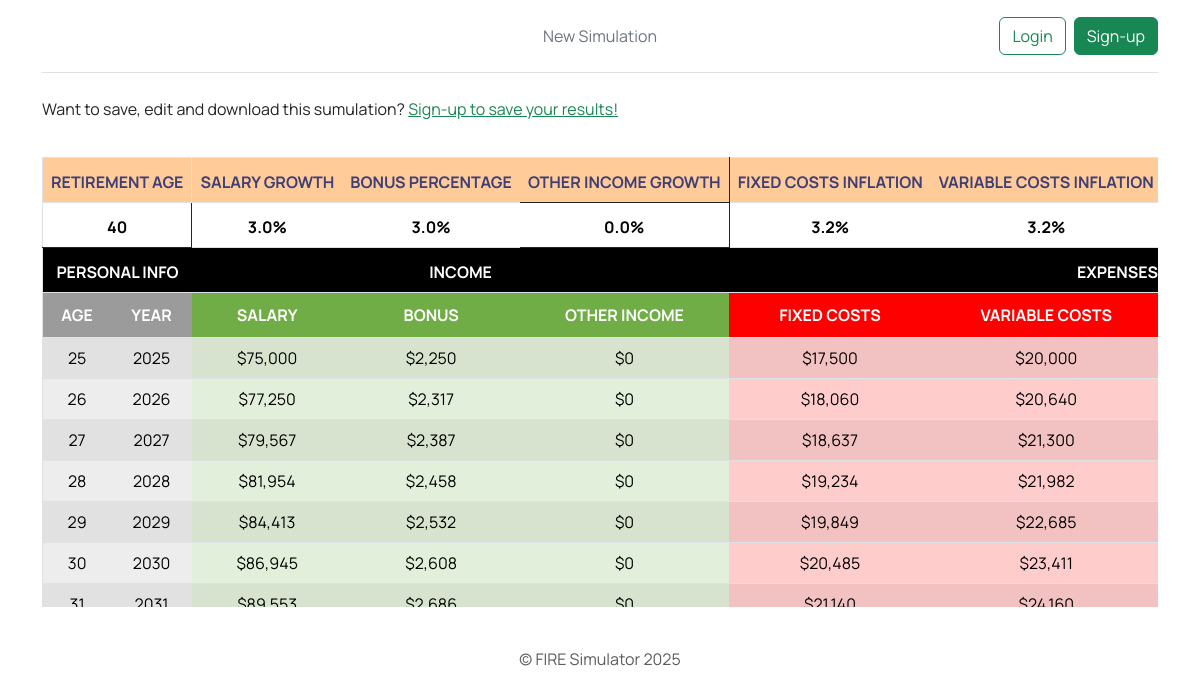
/firesimulation/9ba987162a5f45958fd938b627173606, run on the app's committed database.
### FIRE/models.py (models this page shows)
class Simulation(models.Model):
    id = models.UUIDField(primary_key=True, default=uuid.uuid4, editable=False)
    name = models.CharField(max_length=50)
    current_age = models.PositiveSmallIntegerField()
    estimated_retirement_age = models.PositiveSmallIntegerField()
    current_yearly_salary = models.PositiveBigIntegerField()
    estimated_salary_raise = models.FloatField()
    estimated_bonus = models.FloatField()
    current_yearly_other_income = models.PositiveSmallIntegerField()
    estimated_other_income_increase = models.FloatField()
    current_yearly_fixed_costs = models.PositiveBigIntegerField()
    estimated_fixed_costs_inflation = models.FloatField()
    current_yearly_cost_of_living = models.PositiveBigIntegerField()
    estimated_cost_of_living_inflation = models.FloatField()
    current_yearly_health_insurance_cost = models.PositiveBigIntegerField()
    estimated_health_insurance_inflation = models.FloatField()
    estimated_tax_rate = models.FloatField()
    hsa_enrollment_opt_out = models.BooleanField(default=False)
    current_hsa_balance = models.PositiveBigIntegerField()
    current_hsa_yearly_contribution_limit = models.PositiveBigIntegerField()
    estimated_hsa_yearly_contribution_limit_step = models.PositiveBigIntegerField()
    esitmated_hsa_yearly_return = models.FloatField()
    current_401k_balance = models.PositiveBigIntegerField()
    current_401k_yearly_contribution_limit = models.PositiveBigIntegerField()
    estimated_401k_yearly_contribution_limit_step = models.PositiveBigIntegerField()
    current_401k_employer_contribution = models.FloatField()
    esitmated_401k_yearly_return = models.FloatField()
    current_ira_balance = models.PositiveBigIntegerField()
    current_ira_yearly_contribution_limit = models.PositiveBigIntegerField()
    estimated_ira_yearly_contribution_limit_step = models.PositiveBigIntegerField()
    esitmated_ira_yearly_return = models.FloatField()
    current_iba_balance = models.PositiveBigIntegerField()
    esitmated_iba_yearly_return = models.FloatField()
    final_net_worth = models.CharField(max_length=25, null=True)
    created_at = models.DateTimeField(auto_now_add=True, null=True)
    updated_at = models.DateTimeField(auto_now=True, null=True)
    user = models.ForeignKey(User, on_delete=models.CASCADE, null=True)

### FIRE/views.py (the view)
# urls.py: path("firesimulation/<str:simulation_id>", views.firesimulation, name="firesimulation"),
def firesimulation(request, simulation_id):
    simulation = get_object_or_404(Simulation, pk=simulation_id)
    if request.user.is_authenticated and request.user != simulation.user:
            return render(request, 'FIRE/newsimulation.html', {'form': SimulationForm(), 'error': "Not authorized to view simulation."})
    years_until_retirement = simulation.estimated_retirement_age - simulation.current_age
    salaries = [math.floor(simulation.current_yearly_salary * ((1 + round(simulation.estimated_salary_raise/100,3)) ** year)) for year in range(0,years_until_retirement)]
    bonuses = [math.floor(salaries[year] * round(simulation.estimated_bonus/100,3)) for year in range(0,years_until_retirement)]
    other_income = [math.floor(simulation.current_yearly_other_income * ((1 + round(simulation.estimated_other_income_increase/100,3)) ** year)) for year in range(0,years_until_retirement)]
    fixed_costs = [math.floor(simulation.current_yearly_fixed_costs * ((1 + round(simulation.estimated_fixed_costs_inflation/100,3)) ** year)) for year in range(0,years_until_retirement)]
    cost_of_living = [math.floor(simulation.current_yearly_cost_of_living * ((1 + round(simulation.estimated_cost_of_living_inflation/100,3)) ** year)) for year in range(0,years_until_retirement)]
    health_insurance = [math.floor(simulation.current_yearly_health_insurance_cost * ((1 + round(simulation.estimated_health_insurance_inflation/100,3)) ** year)) for year in range(0,years_until_retirement)]
    taxes = [math.floor((salaries[year] + bonuses[year] + other_income[year]) * round(simulation.estimated_tax_rate/100,3)) for year in range(0,years_until_retirement)]
    savings = [math.floor(salaries[year] + bonuses[year] + other_income[year] - fixed_costs[year] - cost_of_living[year] - health_insurance[year] - taxes[year]) for year in range(0,years_until_retirement)]
    hsa_cont_limits = yearly_contribution_limits(simulation.current_hsa_yearly_contribution_limit,simulation.estimated_hsa_yearly_contribution_limit_step,years_until_retirement)
    ira_cont_limits = yearly_contribution_limits(simulation.current_ira_yearly_contribution_limit,simulation.estimated_ira_yearly_contribution_limit_step,years_until_retirement)
    retirement_cont_limits = yearly_contribution_limits(simulation.current_401k_yearly_contribution_limit,simulation.estimated_401k_yearly_contribution_limit_step,years_until_retirement)
    hsa_contributions,retirement_contributions,employer_retirement_contributions,ira_contributions,iba_contributions = yearly_contributions(years_until_retirement,savings,salaries,hsa_cont_limits,retirement_cont_limits,ira_cont_limits,simulation.current_401k_employer_contribution,simulation.hsa_enrollment_opt_out)
    ira_start,ira_end = start_end_balances(simulation.current_ira_balance,years_until_retirement,ira_contributions,simulation.esitmated_ira_yearly_return)
    retirement_start,retirement_end = start_end_balances(simulation.current_401k_balance,years_until_retirement,retirement_contributions,simulation.esitmated_401k_yearly_return,employer_retirement_contributions)
    hsa_start,hsa_end = start_end_balances(simulation.current_hsa_balance,years_until_retirement,hsa_contributions,simulation.esitmated_hsa_yearly_return)
    iba_start,iba_end = start_end_balances(simulation.current_iba_balance,years_until_retirement,iba_contributions,simulation.esitmated_iba_yearly_return)
    net_worth = [math.floor(hsa_end[year] + retirement_end[year] + ira_end[year] + iba_end[year]) for year in range(0,years_until_retirement)]
    data = []
    for year in range(0,years_until_retirement):
        year_dict = {}
        year_dict['year'] = year+date.today().year
        year_dict['age'] = year+simulation.current_age
        year_dict['salary'] = '${:,}'.format(salaries[year])
        year_dict['bonus'] = '${:,}'.format(bonuses[year])
        year_dict['other_income'] = '${:,}'.format(other_income[year])
        year_dict['fixed_costs'] = '${:,}'.format(fixed_costs[year])
        year_dict['cost_of_living'] = '${:,}'.format(cost_of_living[year])
        year_dict['health_insurance'] = '${:,}'.format(health_insurance[year])
        year_dict['taxes'] = '${:,}'.format(taxes[year])
        year_dict['savings'] = '${:,}'.format(savings[year])
        year_dict['hsa_start'] = '${:,}'.format(hsa_start[year])
        year_dict['hsa_cont_limits'] = '${:,}'.format(hsa_cont_limits[year])
        year_dict['hsa_contributions'] = '${:,}'.format(hsa_contributions[year])
        year_dict['hsa_end'] = '${:,}'.format(hsa_end[year])
        year_dict['retirement_start'] = '${:,}'.format(retirement_start[year])
        year_dict['retirement_cont_limits'] = '${:,}'.format(retirement_cont_limits[year])
        year_dict['retirement_contributions'] = '${:,}'.format(retirement_contributions[year])
        year_dict['employer_retirement_contributions'] = '${:,}'.format(employer_retirement_contributions[year])
        year_dict['retirement_end'] = '${:,}'.format(retirement_end[year])
        year_dict['ira_start'] = '${:,}'.format(ira_start[year])
        year_dict['ira_cont_limits'] = '${:,}'.format(ira_cont_limits[year])
        year_dict['ira_contributions'] = '${:,}'.format(ira_contributions[year])
        year_dict['ira_end'] = '${:,}'.format(ira_end[year])
        year_dict['iba_start'] = '${:,}'.format(iba_start[year])
        year_dict['iba_contributions'] = '${:,}'.format(iba_contributions[year])
        year_dict['iba_end'] = '${:,}'.format(iba_end[year])
        year_dict['net_worth'] = '${:,}'.format(net_worth[year])
        year_dict['magic_number'] = '${:,}'.format((cost_of_living[year] + fixed_costs[year] + health_insurance[year]) * 25)
        year_dict['drawdown'] = str(round(((cost_of_living[year] + fixed_costs[year] + health_insurance[year]) / net_worth[year]) * 100,2)) + "%"
        data.append(year_dict)
    simulation.final_net_worth = (data[-1]['net_worth'])
    simulation.save()
    return render(request, "FIRE/firesimulation.html", {"simulation": simulation, "data": data})

### FIRE/functions.py (called while the page is built)
def yearly_contribution_limits(current,step,years):
    limits = [current + (year * step) for year in range(0,years)]
    return limits

def start_end_balances(current_balance,years,contributions_list,yearly_return,employer_contributions_list=[]):
    yearly_return = round(yearly_return/100,3)
    start_list = [current_balance]
    end_list = []
    for year in range(0,years):
        if employer_contributions_list == []:
            end_list.append(math.floor((start_list[year] + contributions_list[year]) * (1 + yearly_return)))
        else:
            end_list.append(math.floor((start_list[year] + contributions_list[year] + employer_contributions_list[year]) * (1 + yearly_return)))
        if year != years - 1:
            start_list.append(math.floor(end_list[year]))
    return start_list,end_list

### FIRE/templates/FIRE/firesimulation.html (shortened to what this page needs)
{% extends 'FIRE/base.html' %}
{% block content %}
    {% if user.is_authenticated %}
    <div class="container">
        <h1 class="text" style="text-align: center;">{{ simulation.name }}</h1>
        <form action="{% url 'editsimulation' simulation.id %}" style="text-align: center;">
            <button type="submit" class="btn btn-secondary">Edit Simulation</button>
        </form>
    </div>
    {% else %}
        <p>Want to save, edit and download this sumulation? <a class="link-success" href="{% url 'signupsave' simulation.id %}">Sign-up to save your results!</a></p>
    {% endif %}
        <div class="container tbl-container">
            <div class="row tbl-fixed">
                <table border="1" class="table table-striped table-hover table-condensed">
                    <thead>
                        <tr style="text-align: center;">
                            <th style="white-space:nowrap; color:#3F3F76; background-color:#FFCC99;" colspan="2" class="border-end">RETIREMENT AGE</th>
                            <th style="white-space:nowrap; color:#3F3F76; background-color:#FFCC99;" colspan="1">SALARY GROWTH</th>
                            <th style="white-space:nowrap; color:#3F3F76; background-color:#FFCC99;" colspan="1">BONUS PERCENTAGE</th>
                            <th style="white-space:nowrap; color:#3F3F76; background-color:#FFCC99;" colspan="1" class="border-end border-dark">OTHER INCOME GROWTH</th>
                            <th style="white-space:nowrap; color:#3F3F76; background-color:#FFCC99;" colspan="1">FIXED COSTS INFLATION</th>
                            <th style="white-space:nowrap; color:#3F3F76; background-color:#FFCC99;" colspan="1">VARIABLE COSTS INFLATION</th>
                        </tr>
                        <tr style="text-align: center;">
                            <th style="white-space:nowrap; color:#000000; background-color:#ffffff;" colspan="2" class="border-end border-dark">{{ simulation.estimated_retirement_age }}</th>
                            <th style="white-space:nowrap; color:#000000; background-color:#ffffff;" colspan="1">{{ simulation.estimated_salary_raise }}%</th>
                            <th style="white-space:nowrap; color:#000000; background-color:#ffffff;" colspan="1">{{ simulation.estimated_bonus }}%</th>
                            <th style="white-space:nowrap; color:#000000; background-color:#ffffff;" colspan="1" class="border-end border-dark">{{ simulation.estimated_other_income_increase }}%</th>
                            <th style="white-space:nowrap; color:#000000; background-color:#ffffff;" colspan="1">{{ simulation.estimated_fixed_costs_inflation }}%</th>
                            <th style="white-space:nowrap; color:#000000; background-color:#ffffff;" colspan="1">{{ simulation.estimated_cost_of_living_inflation }}%</th>
                        </tr>
                        <tr class="second" style="text-align: center;">
                            <th style="white-space:nowrap; color:#ffffff; background-color:#000000;" colspan="2">PERSONAL INFO</th>
                            <th style="white-space:nowrap; color:#ffffff; background-color:#000000;" colspan="3">INCOME</th>
                            <th style="white-space:nowrap; color:#ffffff; background-color:#000000;" colspan="4">EXPENSES</th>
                        </tr>
                        <tr class="first" style="text-align: center;">
                            <th style="white-space:nowrap; color:#ffffff; background-color:#9B9B9B; position:sticky;left:0px;">AGE</th>
                            <th style="white-space:nowrap; color:#ffffff; background-color:#9B9B9B;">YEAR</th>
                            <th style="white-space:nowrap; color:#ffffff; background-color:#70AD47;">SALARY</th>
                            <th style="white-space:nowrap; color:#ffffff; background-color:#70AD47;">BONUS</th>
                            <th style="white-space:nowrap; color:#ffffff; background-color:#70AD47;">OTHER INCOME</th>
                            <th style="white-space:nowrap; color:#ffffff; background-color:#FF0000;">FIXED COSTS</th>
                            <th style="white-space:nowrap; color:#ffffff; background-color:#FF0000;">VARIABLE COSTS</th>
                        </tr>
                    </thead>
                    <tbody>
                        {% for d in data %}
                        <tr style="text-align: center;">
                            <td style="background-color:#EDEDED;">{{ d.age }}</td>
                            <td style="background-color:#EDEDED;">{{ d.year }}</td>
                            <td style="background-color:#E2EFDA;">{{ d.salary }}</td>
                            <td style="background-color:#E2EFDA;">{{ d.bonus }}</td>
                            <td style="background-color:#E2EFDA;">{{ d.other_income }}</td>
                            <td style="background-color:#FFCCCC;">{{ d.fixed_costs }}</td>
                            <td style="background-color:#FFCCCC;">{{ d.cost_of_living }}</td>
                        </tr>
                        {% endfor %}
                    </tbody>
                </table>
            </div>
        </div>
{% endblock %}

### FIRE/static/main.css (style rules this page uses)
body { font-family: "Manrope", sans-serif; }

### FIRE/templates/FIRE/firesimulation.html (style rules this page uses)
table { border-collapse: collapse; position: relative; }
th { height: 45px; }
thead tr.first th { position: sticky; top: 45px; vertical-align: middle; }
thead tr.second th { position: sticky; top: 0; }
.tbl-container { max-width: fit-content; max-height: fit-content; padding-top: 20px; }
.tbl-fixed { overflow-x: scroll; overflow-y: scroll; height: fit-content; max-height: 450px; }
th, td { font-size: 100%; }

### data on the page
Simulation: estimated_retirement_age "40", estimated_salary_raise "3.0", estimated_bonus "3.0", estimated_other_income_increase "0.0", estimated_fixed_costs_inflation "3.2", estimated_cost_of_living_inflation "3.2"

### other printed values
{{ d.age }} "25" "26" "27" "28" "29" "30"
{{ d.year }} "2025" "2026" "2027" "2028" "2029" "2030"
{{ d.salary }} "$75,000" "$77,250" "$79,567" "$81,954" "$84,413" "$86,945"
{{ d.bonus }} "$2,250" "$2,317" "$2,387" "$2,458" "$2,532" "$2,608"
{{ d.other_income }} "$0" "$0" "$0" "$0" "$0" "$0"
{{ d.fixed_costs }} "$17,500" "$18,060" "$18,637" "$19,234" "$19,849" "$20,485"
{{ d.cost_of_living }} "$20,000" "$20,640" "$21,300" "$21,982" "$22,685" "$23,411"
